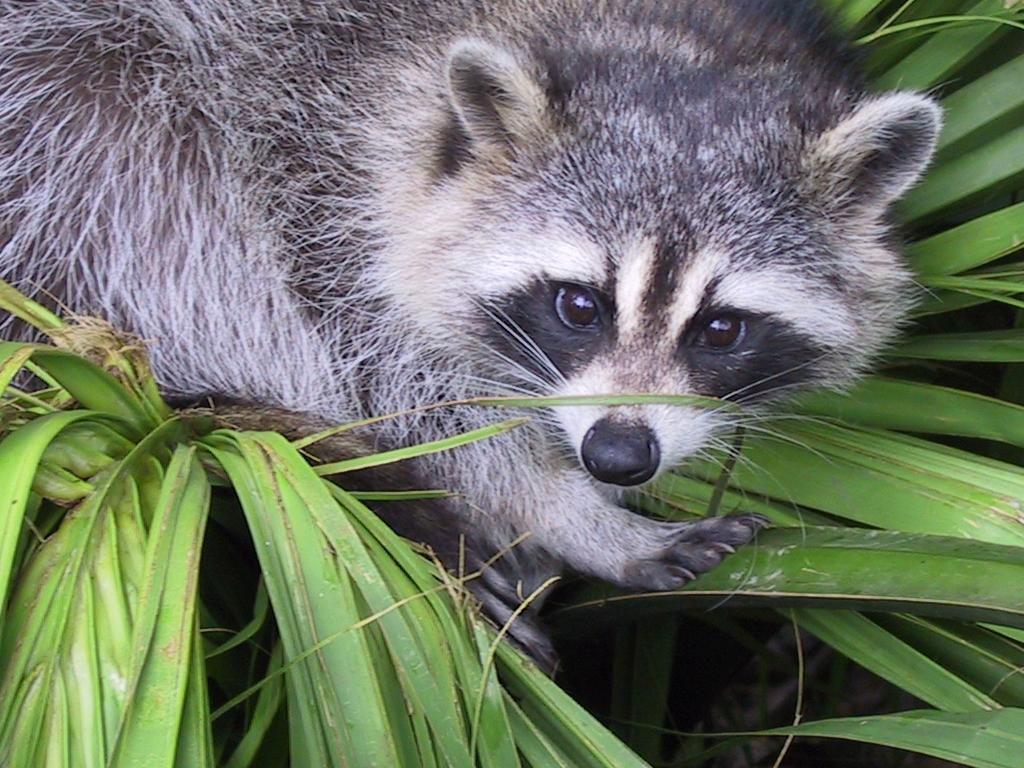
#> input picture Python-1-Array/ex04/animal.jpeg, 1024 x 768 px
$ python ' rotate.py'
#> lines starting #> are read from the running program, lines starting #| are printed output that depends on the picture
### Python-1-Array/ex04/load_image.py
import numpy as np
import matplotlib.pyplot as plt


def ft_load(path: str) -> np.ndarray:
    """Load an image from a file."""
#> called with path = 'animal.jpeg'
    try:
        img = plt.imread(path)
#> img is the input picture: shape (768, 1024, 3); mean R, G, B 110.7, 117.7, 102.1
        if img.ndim != 3 or img.shape[2] != 3:
            raise ValueError("Image is not a color image")
    except Exception as e:
        print(e)
        return None

    return img

### Python-1-Array/ex04/ rotate.py
import numpy as np
import matplotlib.pyplot as plt
from load_image import ft_load


def ft_rotate(array: np.ndarray, angle: int, channels: int):
#> called with angle = 90, channels = 3
    array = np.rot90(array, k=angle//90)
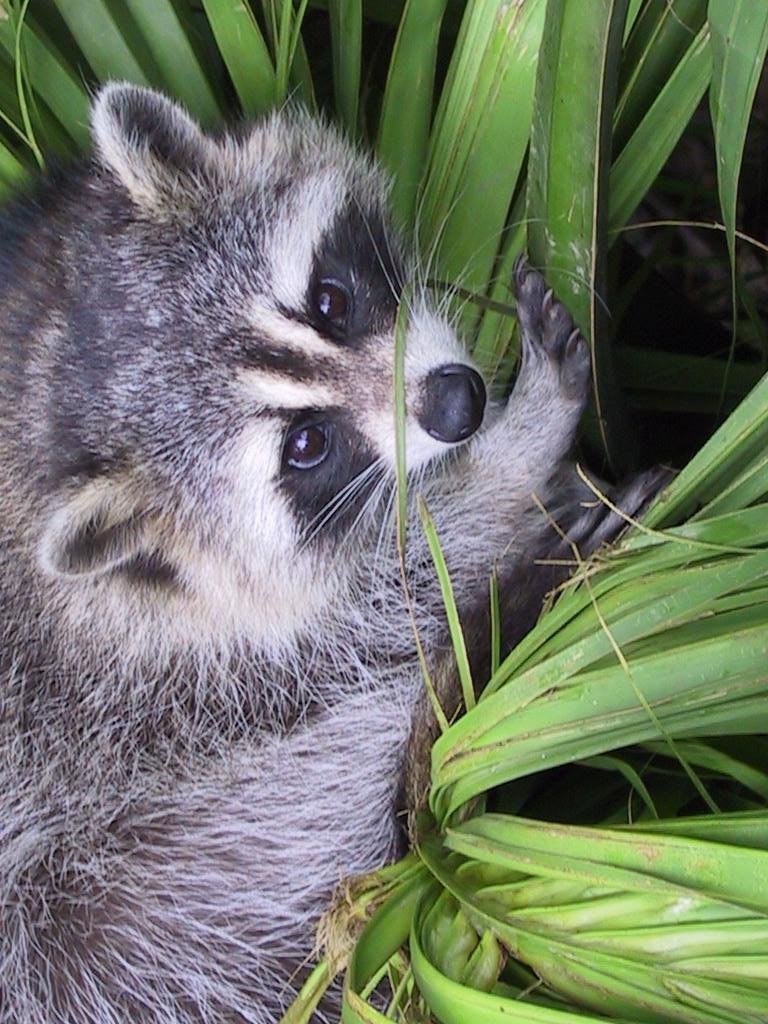
#> array: shape (1024, 768, 3); mean of channels 0, 1, 2 110.7, 117.7, 102.1; drawn as R, G, B
    plt.imshow(array, cmap='gray')
    plt.axis('on')
    plt.show()


def main():
    load_image = ft_load("animal.jpeg")
    if load_image is not None:
        ft_rotate(load_image, 90, 3)


if __name__ == '__main__':
    main()
